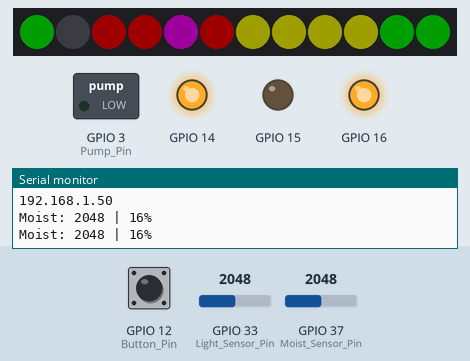
Simulated run of this sketch. Board: ESP32. Shown: 12 RGB LEDs in strip order, left to right, switched loads named in the sketch (green lamp = pin HIGH), output pins drawn as LEDs (lit = HIGH), the last lines printed to the serial monitor. Inputs (shaded band) come from the test bench; at power-on: GPIO 12 (Button_Pin) HIGH, GPIO 33 (Light_Sensor_Pin) = 2048, GPIO 37 (Moist_Sensor_Pin) = 2048. Dim RGB values are drawn brighter than linear; WiFi joins after 1.5 s; servers stay silent unless stated; uploads are accepted with an empty reply; not simulated (calls return 0 or success): secrets.h; pins used as bus, display or sensor lines are not drawn.

Above: at 3.2 s.
3.3 s: GPIO 12 (Button_Pin) pulled LOW for 3.2 s
At 5.3 s:
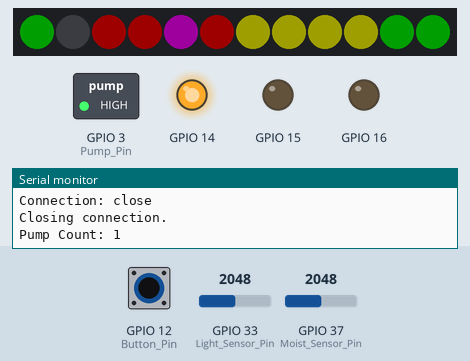
At 6.1 s:
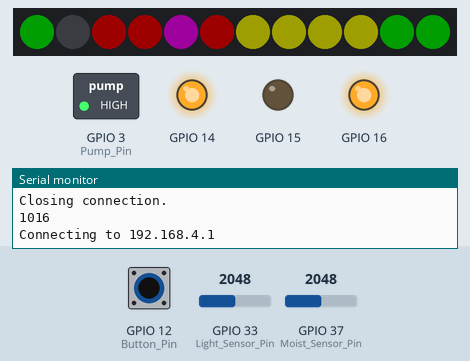
Timing chart, 0 to 27.9 s (numbered marks = the images above; inputs shaded):
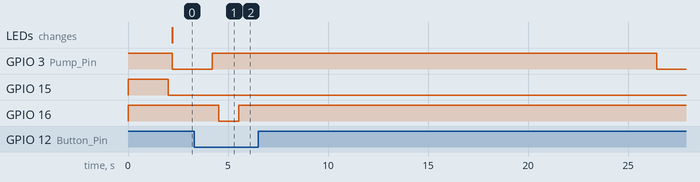

Measured:
- after the input at 3.3 s, GPIO 16: HIGH → LOW after 1.2 s, → HIGH 1.0 s later

The sketch:

Feuchtigkeitsindikator_2.ino
```cpp
#include <Adafruit_NeoPixel.h>
#include <WiFi.h>
#include "secrets.h"

#define PIN_WS2812B 17  // The ESP32 pin GPIO17 connected to WS2812B (Pin 8)
#define NUM_PIXELS 12  // The number of LEDs (pixels) on WS2812B LED strip
#define Rotate 2       // Rotation of the left end (only positive numbers)
#define red_part 4     //number has to be even
#define yellow_part 4  //number has to be even
#define green_part 3   //number has to be odd

#define Moist_Sensor_Pin A1
#define Moist_Sensor_VCC 13

#define Pump_Pin 3

#define Light_Sensor_Pin A5

#define Button_Pin 12

int used_PIXELS = red_part + yellow_part + green_part;
int unused_PIXELS = NUM_PIXELS - used_PIXELS;

int iData = 0;
int moist = 0;
int moist_min = 2280;
int moist_max = 880;
int moist_percent = 0;
int moist_pixel = 0;
int moist_pixel_r = 0;
int moist_pixel_g = 0;
int Min_Moist_percent = 80;
int Stop_Moist_percent = 90;

int pump_count = 0;
int WIFI_count = 0;
int send_count = 0;
int main_count = 0;

Adafruit_NeoPixel ws2812b(NUM_PIXELS, PIN_WS2812B, NEO_GRB + NEO_KHZ800);

// const char* ssid1     = "";
// const char* password1 = "";
const uint16_t port = 80;
const char * host = "192.168.4.1"; // ip or dns

void setup() {
  Serial.begin(9600);
  pinMode(14, OUTPUT);
  pinMode(15, OUTPUT);
  pinMode(16, OUTPUT);
  pinMode(Moist_Sensor_Pin, INPUT);
  pinMode(Moist_Sensor_VCC, OUTPUT);
  pinMode(Button_Pin, INPUT_PULLUP);
  pinMode(Pump_Pin, OUTPUT);

  digitalWrite(Pump_Pin, HIGH);

  ws2812b.begin();
  ws2812b.setBrightness(30);
  ws2812b.clear();

  WIFI();
}

void loop() {
  if (analogRead(Light_Sensor_Pin) > 4000) {
    ws2812b.clear();
    ws2812b.show();
    send(2);
    analogWrite(14, 255);
    analogWrite(15, 255);
    analogWrite(16, 255);
    while (analogRead(Light_Sensor_Pin) > 4000 && digitalRead(Button_Pin) == HIGH) {Serial.print("Lichtsensor: "); Serial.println(analogRead(Light_Sensor_Pin)); delay(10000);}
  }

  digitalWrite(Moist_Sensor_VCC, HIGH);
  delay(100);
  moist = analogRead(Moist_Sensor_Pin);
  delay(100);
  digitalWrite(Moist_Sensor_VCC, LOW);

  updatePIXELS();
  pump_control();

  main_count--;
  if (main_count <= 0 || digitalRead(Button_Pin) == LOW) {
    if (digitalRead(Button_Pin) == LOW) {analogWrite(16, 0); delay(1000); analogWrite(16, 255);}
    send(2000 + moist_percent);
    send(1000 + moist_percent);
    main_count = 15;      //alle 5 min
  }
  delay(20000);
}


void pump_control() {
  calculate_moist();
  if (moist_percent < Min_Moist_percent && pump_count <= -1) {pump_count = 0;}

  if (moist_percent < Stop_Moist_percent && pump_count >= 0 && main_count % 5 == 0) {pump_count++; digitalWrite(Pump_Pin, LOW); delay(2000); digitalWrite(Pump_Pin, HIGH); send(2120);}

  if (moist_percent >= Stop_Moist_percent) {pump_count = -1;}

  if (pump_count >= 10) {
    while (true) {
      analogWrite(14, 0);
      analogWrite(15, 255);
      analogWrite(16, 255);
      for (int i = 0; i < NUM_PIXELS; i++) {ws2812b.setPixelColor(i, ws2812b.Color(255, 0, 0));}
      ws2812b.show();

      delay(1000);

      analogWrite(14, 255);
      analogWrite(15, 255);
      analogWrite(16, 255);
      for (int i = 0; i < NUM_PIXELS; i++) {ws2812b.setPixelColor(i, ws2812b.Color(0, 0, 0));}
      ws2812b.show();

      delay(1000);
    }
  }

  Serial.print("Pump Count: ");
  Serial.println(pump_count);
  digitalWrite(Pump_Pin, HIGH);
}


void calculate_moist() {
  if ((moist_max - moist_min) == 0) {
    moist_percent = 0;
  } else {
    moist_percent = 100 * (moist - moist_min) / (moist_max - moist_min);
  }

  if (moist_percent > 100) {moist_percent = 100;}
  if (moist_percent < 0) {moist_percent = 0;}

  Serial.print("Moist: ");
  Serial.print(moist);
  Serial.print(" | ");
  Serial.print(moist_percent);
  Serial.println("%");
}


void updatePIXELS() {
  ws2812b.clear();
  calculate_moist();

  int iMiddle = used_PIXELS * (Min_Moist_percent+Stop_Moist_percent) / 200;
  if (iMiddle >= used_PIXELS) {iMiddle=used_PIXELS-1;}
  int iGreen_part_left = green_part;
  int iYellow_part_left = yellow_part;
  int iRed_part_left = red_part;
  int iPosition = 0;

  for (int i = iMiddle-((green_part-1)/2); i <= iMiddle+((green_part-1)/2); i++) {
    if (i < 0) {i = 0;}
    int t = i + Rotate;
    while (t >= NUM_PIXELS) { t -= NUM_PIXELS; }
    ws2812b.setPixelColor(t, ws2812b.Color(0, 255, 0));
    iGreen_part_left--;
    iPosition=i+1;
    if (iPosition > used_PIXELS-1) {break;}
  }
  iRed_part_left += iGreen_part_left;
  if (iMiddle >= used_PIXELS/2) {
    if (iPosition > used_PIXELS-1) {iPosition = 0;}
    else{
      while (true) {
        int t = Rotate + iPosition;
        while (t >= NUM_PIXELS) { t -= NUM_PIXELS; }
        ws2812b.setPixelColor(t, ws2812b.Color(255, 255, 0));
        iYellow_part_left--;
        iPosition++;
        if (iYellow_part_left <= yellow_part / 2) {
          if (iPosition > used_PIXELS-1) {iPosition = 0;}
          break;}
        if (iPosition > used_PIXELS-1) {iPosition = 0; break;}
      }
    }
    while (true) {
      int t = Rotate + iPosition;
      while (t >= NUM_PIXELS) { t -= NUM_PIXELS; }
      ws2812b.setPixelColor(t, ws2812b.Color(255, 0, 0));
      iRed_part_left--;
      iPosition++;
      if (iPosition > used_PIXELS-1) {iPosition = 0;}
      if (iRed_part_left <= 0) {break;}
    }
    while (true) {
      int t = Rotate + iPosition;
      while (t >= NUM_PIXELS) { t -= NUM_PIXELS; }
      ws2812b.setPixelColor(t, ws2812b.Color(255, 255, 0));
      iYellow_part_left--;
      iPosition++;
      if (iYellow_part_left <= 0) {break;}
    }
  }
  else{
    iPosition = iMiddle - 2;
    if (iPosition < 0) {iPosition = used_PIXELS-1;}
    else{
      while (true) {
        int t = Rotate + iPosition;
        while (t >= NUM_PIXELS) { t -= NUM_PIXELS; }
        ws2812b.setPixelColor(t, ws2812b.Color(255, 255, 0));
        iYellow_part_left--;
        iPosition--;
        if (iYellow_part_left <= yellow_part / 2) {
          if (iPosition < 0) {iPosition = used_PIXELS-1;}
          break;}
        if (iPosition < 0) {iPosition = used_PIXELS-1; break;}
      }
    }
    while (true) {
      int t = Rotate + iPosition;
      while (t >= NUM_PIXELS) { t -= NUM_PIXELS; }
      ws2812b.setPixelColor(t, ws2812b.Color(255, 0, 0));
      iRed_part_left--;
      iPosition--;
      if (iPosition < 0) {iPosition = used_PIXELS-1;}
      if (iRed_part_left <= 0) {break;}
    }
    while (true) {
      int t = Rotate + iPosition;
      while (t >= NUM_PIXELS) { t -= NUM_PIXELS; }
      ws2812b.setPixelColor(t, ws2812b.Color(255, 255, 0));
      iYellow_part_left--;
      iPosition--;
      if (iYellow_part_left <= 0) {break;}
    }
  }

  moist_pixel = round(float (used_PIXELS-1) * moist_percent / 100) + Rotate;
  while (moist_pixel >= NUM_PIXELS) {moist_pixel -= NUM_PIXELS;}
  if (((ws2812b.getPixelColor(moist_pixel) >> 16) & 0xFF) > 200) {
    moist_pixel_r = 255;
  } else {
    moist_pixel_r = 0;
  }
  if (((ws2812b.getPixelColor(moist_pixel) >> 8) & 0xFF) > 200) {
    moist_pixel_g = 255;
  } else {
    moist_pixel_g = 0;
  }
  ws2812b.setPixelColor(moist_pixel, ws2812b.Color(moist_pixel_r, moist_pixel_g, 255));

  ws2812b.show();
}


void send(int num) {
  int maxloops = 0;
  send_count = 0;
  send:
  Serial.println(num);
  // Use WiFiClient class to create TCP connections
  Serial.print("Connecting to ");
  Serial.println(host);

  // Use WiFiClient class to create TCP connections
  WiFiClient client;

  if (!client.connect(host, port)) {
    Serial.println("Connection failed.");
    Serial.println("Waiting 5 seconds before retrying...");
    analogWrite(14, 0);
    analogWrite(15, 255);
    analogWrite(16, 255);
    WIFI();
    delay(5000);
    return;
    send_count++;
    if (send_count <= 2) {goto send;}
    else {goto send_exit;}
  }

  client.print("GET /");
  client.print(num);
  client.print(" HTTP/1.1");
  client.print("\n\n");

  //wait for the server's reply to become available
  while (!client.available() && maxloops < 1000) {
    maxloops++;
    delay(1); //delay 1 msec
  }
  while (client.available()) {
    if (client.available() > 0) {
      //read back one line from the server
      String stringData = client.readStringUntil('\n');
      Serial.println(stringData);
      iData = stringData.toInt();
      if (iData >= 2200 && iData <= 2300) {iData -= 2200; Min_Moist_percent = iData; Serial.print("Min_Moist_percent: "); Serial.println(Min_Moist_percent);}
      if (iData >= 2400 && iData <= 2500) {iData -= 2400; Stop_Moist_percent = iData; Serial.print("Stop_Moist_percent: "); Serial.println(Stop_Moist_percent);}
    }
    else {
      Serial.println("client.available() timed out ");
      analogWrite(14, 0);
      analogWrite(15, 255);
      analogWrite(16, 255);
      break;
    }
  }

  Serial.println("Closing connection.");
  client.stop();
  send_exit:
  delay(0);
}

void WIFI() {
  WIFI_count = 0;
  WIFI:
  analogWrite(14, 0);
  analogWrite(15, 255);
  analogWrite(16, 255);
  // We start by connecting to a WiFi network
  WiFi.mode(WIFI_STA);
  WiFi.disconnect();
  delay(500);
  WiFi.begin(ssid1, password1);
  Serial.println();
  Serial.println();
  Serial.print("Waiting for WiFi... ");
  while (WiFi.status() != WL_CONNECTED) {
    WIFI_count ++;
    if (WIFI_count % 20 == 0) {goto WIFI;}
    if (WIFI_count >= 60) {goto WIFI_exit;}
    Serial.print(".");
    delay(500);
  }
  Serial.println("");
  Serial.println("WiFi connected");
  Serial.println("IP address: ");
  Serial.println(WiFi.localIP());

  analogWrite(14, 255);
  analogWrite(15, 0);
  analogWrite(16, 255);
  WIFI_exit:
  delay(0);
}
```
